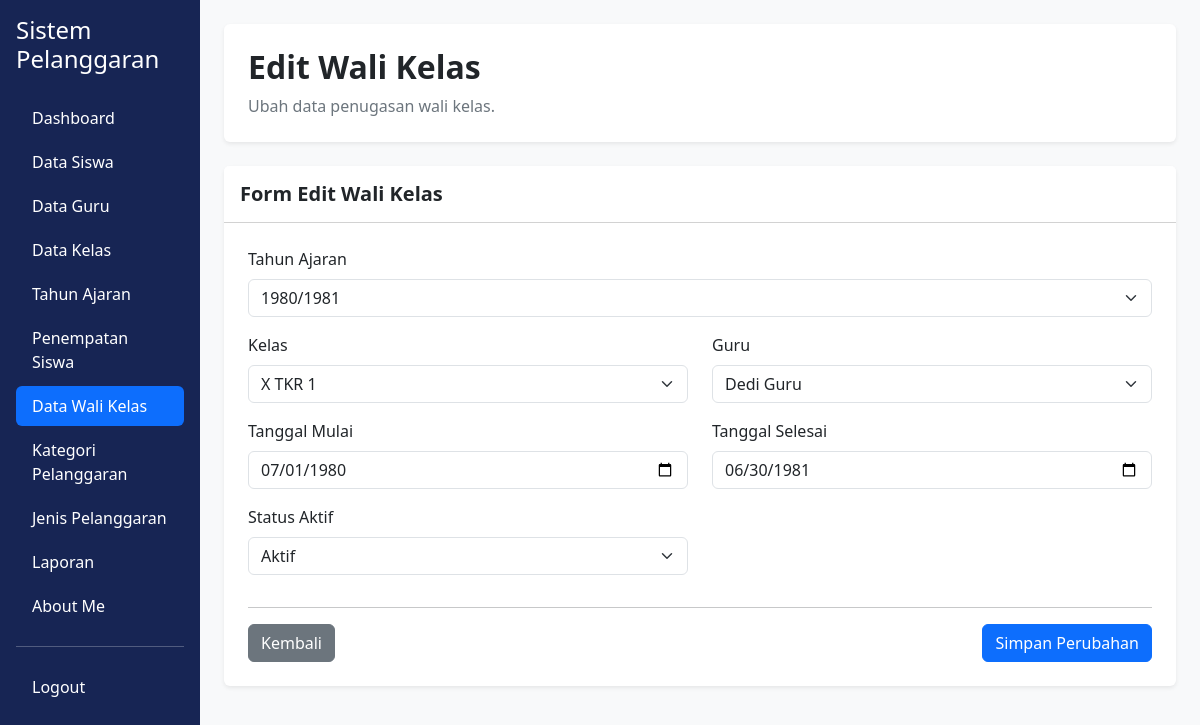
Screenshot of /edit_wali_kelas.php?id=54 (signed in) with the database file from the repository.
### tables this page shows
CREATE TABLE `t_wali_kelas` (
  `id` int(11) NOT NULL,
  `tahun_ajaran_id` int(11) NOT NULL,
  `kelas_id` int(11) NOT NULL,
  `guru_id` int(11) NOT NULL,
  `tanggal_mulai` date NOT NULL,
  `tanggal_selesai` date NOT NULL,
  `status_aktif` tinyint(1) NOT NULL,
  `created_at` timestamp NOT NULL DEFAULT current_timestamp(),
  `updated_at` timestamp NOT NULL DEFAULT current_timestamp()
);

CREATE TABLE `t_tahun_ajaran` (
  `id` int(11) NOT NULL,
  `nama` varchar(20) NOT NULL,
  `tanggal_mulai` date NOT NULL,
  `tanggal_selesai` date NOT NULL,
  `status_aktif` tinyint(1) NOT NULL,
  `created_at` timestamp NOT NULL DEFAULT current_timestamp(),
  `updated_at` timestamp NOT NULL DEFAULT current_timestamp()
);

CREATE TABLE `t_kelas` (
  `id` int(11) NOT NULL,
  `nama` varchar(100) NOT NULL,
  `tingkat` varchar(20) NOT NULL,
  `jurusan` varchar(100) NOT NULL,
  `status_aktif` tinyint(1) NOT NULL,
  `created_at` timestamp NOT NULL DEFAULT current_timestamp(),
  `updated_at` timestamp NOT NULL DEFAULT current_timestamp()
);

CREATE TABLE `t_guru` (
  `id` int(11) NOT NULL,
  `nip` varchar(30) NOT NULL,
  `nama` varchar(150) NOT NULL,
  `email` varchar(150) NOT NULL,
  `status_aktif` tinyint(1) NOT NULL,
  `user_id` int(11) NOT NULL,
  `created_at` timestamp NOT NULL DEFAULT current_timestamp(),
  `updated_at` timestamp NOT NULL DEFAULT current_timestamp()
);

### edit_wali_kelas.php (the view, shortened to what this page needs)
<?php
include 'config/koneksi.php';
$id = (int) $_GET['id'];
$query = mysqli_query($koneksi, "SELECT * FROM t_wali_kelas WHERE id = $id");
$data = mysqli_fetch_assoc($query);
$tahun = mysqli_query($koneksi, "SELECT * FROM t_tahun_ajaran ORDER BY id DESC");
$kelas = mysqli_query($koneksi, "SELECT * FROM t_kelas ORDER BY id DESC");
$guru = mysqli_query($koneksi, "SELECT * FROM t_guru ORDER BY id DESC");
?>
<!DOCTYPE html>
<html lang="id">
<head>
    <link href="https://cdn.jsdelivr.net/npm/bootstrap@5.3.8/dist/css/bootstrap.min.css" rel="stylesheet">
</head>
<body class="bg-light">
<div class="container-fluid">
<div class="row">
    <div class="col-md-3 col-lg-2 position-fixed top-0 start-0 vh-100 p-3 overflow-auto"
         style="background-color: #172554;">
        <h4 class="text-white mb-4">Sistem Pelanggaran</h4>
        <ul class="nav nav-pills flex-column gap-1">
            <li class="nav-item"><a href="dashboard.php" class="nav-link text-white">Dashboard</a></li>
            <li class="nav-item"><a href="data_siswa.php" class="nav-link text-white">Data Siswa</a></li>
            <li class="nav-item"><a href="data_guru.php" class="nav-link text-white">Data Guru</a></li>
            <li class="nav-item"><a href="data_kelas.php" class="nav-link text-white">Data Kelas</a></li>
            <li class="nav-item"><a href="data_tahun_ajaran.php" class="nav-link text-white">Tahun Ajaran</a></li>
            <li class="nav-item"><a href="data_penempatan_siswa.php" class="nav-link text-white">Penempatan Siswa</a></li>
            <li class="nav-item"><a href="data_wali_kelas.php" class="nav-link active">Data Wali Kelas</a></li>
            <li class="nav-item"><a href="data_kategori_pelanggaran.php" class="nav-link text-white">Kategori Pelanggaran</a></li>
            <li class="nav-item"><a href="data_jenis_pelanggaran.php" class="nav-link text-white">Jenis Pelanggaran</a></li>
            <li class="nav-item"><a href="laporan.php" class="nav-link text-white">Laporan</a></li>
            <li class="nav-item"><a href="about_me.php" class="nav-link text-white">About Me</a></li>
            <hr class="border-white">
            <li class="nav-item"><a href="logout.php" class="nav-link text-white">Logout</a></li>
        </ul>
    </div>
    <main class="col-md-9 col-lg-10 offset-md-3 offset-lg-2 p-4">
        <div class="bg-white rounded shadow-sm p-4 mb-4">
            <h2 class="fw-bold">Edit Wali Kelas</h2>
            <p class="text-secondary mb-0">Ubah data penugasan wali kelas.</p>
        </div>
        <div class="card shadow-sm border-0">
            <div class="card-header bg-white py-3">
                <h5 class="mb-0 fw-bold">Form Edit Wali Kelas</h5>
            </div>
            <div class="card-body p-4">
                <form action="proses_edit_wali_kelas.php?id=<?= $id; ?>" method="POST">
                    <div class="mb-3">
                        <label class="form-label">Tahun Ajaran</label>
                        <select name="tahun_ajaran_id" class="form-select" required>
                            <?php while ($ta = mysqli_fetch_assoc($tahun)) { ?>
                                <option value="<?= $ta['id']; ?>"
                                    <?= $data['tahun_ajaran_id'] == $ta['id'] ? 'selected' : ''; ?>>
                                    <?= htmlspecialchars($ta['nama']); ?>
                                </option>
                            <?php } ?>
                        </select>
                    </div>
                    <div class="row">
                        <div class="col-md-6 mb-3">
                            <label class="form-label">Kelas</label>
                            <select name="kelas_id" class="form-select" required>
                                <?php while ($k = mysqli_fetch_assoc($kelas)) { ?>
                                    <option value="<?= $k['id']; ?>"
                                        <?= $data['kelas_id'] == $k['id'] ? 'selected' : ''; ?>>
                                        <?= htmlspecialchars($k['nama']); ?>
                                    </option>
                                <?php } ?>
                            </select>
                        </div>
                        <div class="col-md-6 mb-3">
                            <label class="form-label">Guru</label>
                            <select name="guru_id" class="form-select" required>
                                <?php while ($g = mysqli_fetch_assoc($guru)) { ?>
                                    <option value="<?= $g['id']; ?>"
                                        <?= $data['guru_id'] == $g['id'] ? 'selected' : ''; ?>>
                                        <?= htmlspecialchars($g['nama']); ?>
                                    </option>
                                <?php } ?>
                            </select>
                        </div>
                    </div>
                    <div class="row">
                        <div class="col-md-6 mb-3">
                            <label class="form-label">Tanggal Mulai</label>
                            <input type="date" name="tanggal_mulai" class="form-control"
                                   value="<?= htmlspecialchars($data['tanggal_mulai']); ?>" required>
                        </div>
                        <div class="col-md-6 mb-3">
                            <label class="form-label">Tanggal Selesai</label>
                            <input type="date" name="tanggal_selesai" class="form-control"
                                   value="<?= htmlspecialchars($data['tanggal_selesai']); ?>" required>
                        </div>
                    </div>
                    <div class="row">
                        <div class="col-md-6 mb-3">
                            <label class="form-label">Status Aktif</label>
                            <select name="status_aktif" class="form-select" required>
                                <option value="1" <?= $data['status_aktif'] == 1 ? 'selected' : ''; ?>>Aktif</option>
                            </select>
                        </div>
                    </div>
                    <hr>
                    <div class="d-flex justify-content-between">
                        <a href="data_wali_kelas.php" class="btn btn-secondary">Kembali</a>
                        <button type="submit" name="simpan" class="btn btn-primary">Simpan Perubahan</button>
                    </div>
                </form>
            </div>
        </div>
    </main>
</div>
</div>
</body>
</html>

### rows the page displays
t_wali_kelas: tahun_ajaran_id "1980/1981", kelas_id "X TKR 1", guru_id "Dedi Guru", tanggal_mulai "07/01/1980", tanggal_selesai "06/30/1981", status_aktif "Aktif"
